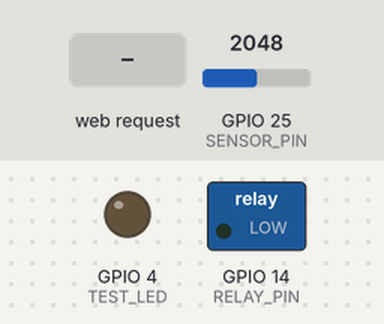
This sketch was run on a simulated ESP32. Parts: switched loads named in the sketch (green lamp = pin HIGH), output pins drawn as LEDs (lit = HIGH). The test bench sets the inputs (shaded band); at power-on: GPIO 25 (SENSOR_PIN) = 2048. WiFi joins after 1.5 s; servers stay silent unless stated; storage starts empty; what the sketch prints to the serial monitor is not drawn.

Above: at 2.7 s.
2.8 s: GPIO 25 (SENSOR_PIN) set to 3085
4.3 s: GPIO 25 (SENSOR_PIN) set to 3211
At 5.1 s:
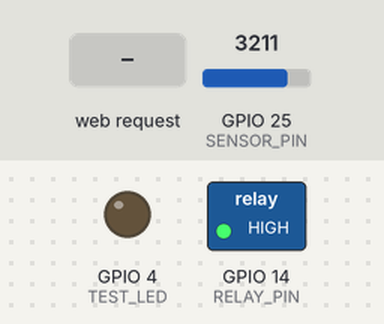
5.8 s: HTTP request GET /pump/on received
At 7.0 s:
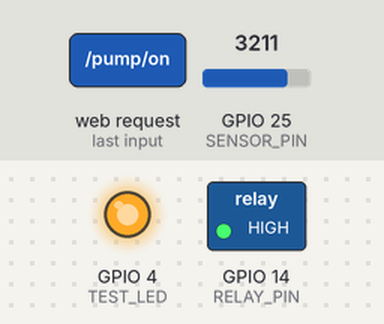
7.3 s: HTTP request GET /pump/off received
At 8.2 s:
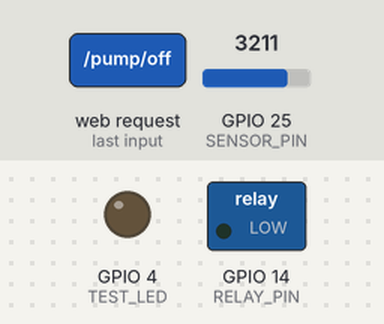
Timing chart, 0 to 9.8 s (numbered marks = the images above; inputs shaded):
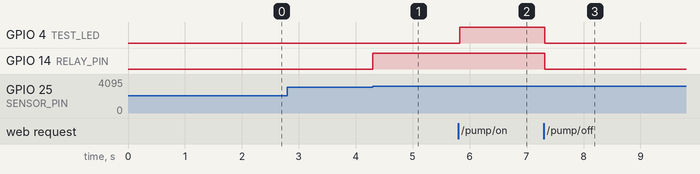

The sketch:

squirtle.ino
```cpp
#include <WiFi.h>
#include <ESPAsyncWebServer.h>
#include <LittleFS.h>

#define SENSOR_PIN 25
#define RELAY_PIN 14

#define TEST_LED 4

const char* SSID = "HUAWEI-2.4G-a9Ub";
const char* PASS = "CRGPY73b";

AsyncWebServer server(80);

unsigned long timeBefore = 0;
unsigned long interval = 150;

int DRY_THRESHOLD = 60;
int moist = 0;

int WATERDURATION = 15000;
int WATERCOOLDOWN = 30000;

bool OVERRIDE = false;

int waterTime = 0;
int cd = WATERCOOLDOWN;

bool pumpWater = false;

int readMoisture(){
  int value = analogRead(SENSOR_PIN);

  return map(value, 0, 4095, 255, 0);
}

void pumpOn(){
  if(!pumpWater || OVERRIDE) return;

  if(waterTime == 0) digitalWrite(RELAY_PIN, HIGH);

  waterTime++;

  if(waterTime >= WATERDURATION){
    pumpWater = false;
    digitalWrite(RELAY_PIN, LOW);
  }
}


void setup() {
  Serial.begin(115200);

  WiFi.begin(SSID, PASS);
  Serial.print("Connecting to WiFi");
  while (WiFi.status() != WL_CONNECTED) {
    delay(500);
    Serial.print(".");
  }
  Serial.println("\nConnected!");
  Serial.print("IP Address: ");
  Serial.println(WiFi.localIP());

  if (!LittleFS.begin()) {
    Serial.println("LittleFS mount failed!");
    return;
  }
  Serial.println("LittleFS mounted.");

  // Serve all files in LittleFS root as static
  server.serveStatic("/", LittleFS, "/")
        .setDefaultFile("index.html");

  // Example API endpoint
   server.on("/pump/on", HTTP_GET, [](AsyncWebServerRequest *req){
        digitalWrite(TEST_LED, HIGH);
        digitalWrite(RELAY_PIN, HIGH);
        OVERRIDE = true;
        req->send(200, "text/plain", "PUMP ON");
    });

    server.on("/pump/off", HTTP_GET, [](AsyncWebServerRequest *req){
        digitalWrite(TEST_LED, LOW);
        digitalWrite(RELAY_PIN, LOW);
        OVERRIDE = false;
        req->send(200, "text/plain", "PUMP OFF");
    });

  server.begin();
  Serial.println("Server started.");

  pinMode(TEST_LED, OUTPUT);
  pinMode(RELAY_PIN, OUTPUT);
  moist = readMoisture();
}

void loop() {
  unsigned long current = millis();

  if(current - timeBefore >= 1){
      timeBefore = current;
      moist = readMoisture();

      if(moist < DRY_THRESHOLD && cd == WATERCOOLDOWN && !OVERRIDE) {
        cd = 0; waterTime = 0; pumpWater = true;
      }

      Serial.println(moist);

      if(!pumpWater){
        cd++;
        if(cd >= WATERCOOLDOWN){
          cd = WATERCOOLDOWN;
        }
      }

      if(!OVERRIDE)pumpOn();

    }
}
```

Measured:
- the behaviour switches between 3147 and 3148 on GPIO 25 (SENSOR_PIN) (found by bisection; images 0 and 1)
- after the input at 4.3 s, GPIO 14 (RELAY_PIN): LOW → HIGH at once
- after the input at 5.8 s, GPIO 4 (TEST_LED): LOW → HIGH at once
- after the input at 7.3 s, GPIO 4 (TEST_LED), GPIO 14 (RELAY_PIN): HIGH → LOW at once
